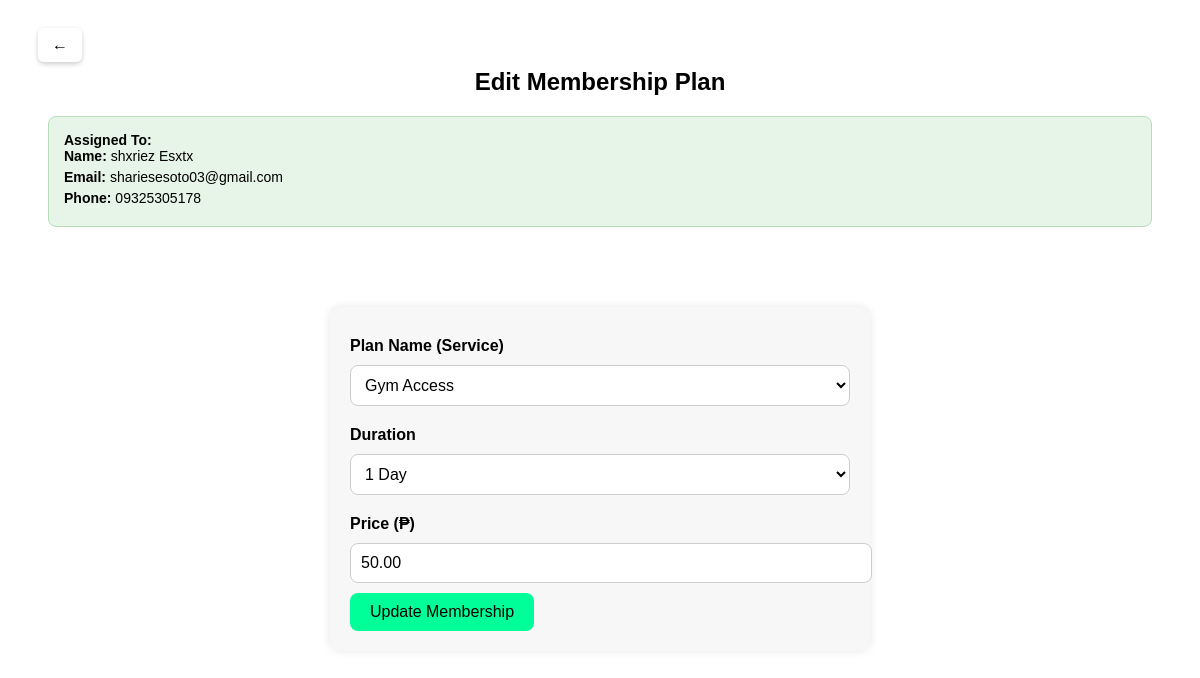
Page /admin/edit_membership.php?id=10 (signed in) on the committed database.
### tables this page shows
CREATE TABLE `memberships` (
  `id` int(11) NOT NULL,
  `plan_name` varchar(100) NOT NULL,
  `duration` varchar(50) NOT NULL,
  `price` decimal(10,2) NOT NULL,
  `description` text DEFAULT NULL,
  `created_at` datetime DEFAULT current_timestamp(),
  `user_id` int(11) NOT NULL,
  `start_date` date DEFAULT NULL,
  `end_date` date DEFAULT NULL
);

CREATE TABLE `users` (
  `id` int(11) NOT NULL,
  `first_name` varchar(255) DEFAULT NULL,
  `last_name` varchar(255) DEFAULT NULL,
  `age` int(11) DEFAULT NULL,
  `gender` varchar(50) DEFAULT NULL,
  `email` varchar(255) DEFAULT NULL,
  `phone` varchar(50) DEFAULT NULL,
  `membership_end` date NOT NULL,
  `role` varchar(50) DEFAULT NULL,
  `student_id` varchar(50) DEFAULT NULL,
  `course` varchar(50) DEFAULT NULL,
  `section` varchar(50) DEFAULT NULL,
  `customer_id` varchar(50) DEFAULT NULL,
  `payment_plan` varchar(50) DEFAULT NULL,
  `services` text DEFAULT NULL,
  `faculty_id` varchar(50) DEFAULT NULL,
  `faculty_dept` varchar(50) DEFAULT NULL,
  `created_at` timestamp NOT NULL DEFAULT current_timestamp(),
  `reset_otp` varchar(6) DEFAULT NULL,
  `otp_expiry` datetime DEFAULT NULL
);

### admin/edit_membership.php (the view, shortened to what this page needs)
<?php
include('../user/db_connection.php');
$id = $_GET['id'] ?? null;
$stmt = $conn->prepare("SELECT m.*, u.first_name, u.last_name, u.email, u.phone
                        FROM memberships m
                        JOIN users u ON m.user_id = u.id
                        WHERE m.id = ?");
$stmt->bind_param("i", $id);
$stmt->execute();
$result = $stmt->get_result();
$data = $result->fetch_assoc();
$currentDuration = $data['duration'];
$currentPlan = $data['plan_name'];
?>
<!DOCTYPE html>
<html>
<head>
</head>
<body>
<a href="manage_membership.php" class="back-arrow">&#8592; </a>
<h2 style="text-align:center;">Edit Membership Plan</h2>
<div class="user-info">
    <strong>Assigned To:</strong>
    <span><strong>Name:</strong> <?= htmlspecialchars($data['first_name'] . ' ' . $data['last_name']) ?></span>
    <span><strong>Email:</strong> <?= htmlspecialchars($data['email']) ?></span>
    <span><strong>Phone:</strong> <?= htmlspecialchars($data['phone']) ?></span>
</div>
<form method="POST">
    <label>Plan Name (Service)</label>
    <select name="plan_name" required>
        <option value="Gym Access" <?= $currentPlan == "Gym Access" ? 'selected' : '' ?>>Gym Access</option>
    </select>
    <label>Duration</label>
    <select name="duration" required>
        <option value="1 Day" <?= $currentDuration == "1 Day" ? 'selected' : '' ?>>1 Day</option>
    </select>
    <label>Price (₱)</label>
    <input type="number" step="0.01" name="price" value="<?= htmlspecialchars($data['price']) ?>" required>
    <button type="submit">Update Membership</button>
</form>
</body>
</html>

### admin/edit_membership.php (style rules this page uses)
body { background: #ffffff; color: #000000; font-family: Arial, sans-serif; padding: 40px; position: relative; }
.back-arrow { position: absolute; top: 20px; left: 30px; font-size: 16px; text-decoration: none; background-color: rgba(255, 255, 255, 0.9); color: #000; padding: 8px 14px; border-radius: 6px; font-weight: bold; box-shadow: 0 2px 5px rgba(0, 0, 0, 0.2); transition: all 0.3s ease; z-index: 1000; }
form { max-width: 500px; background: #f7f7f7; padding: 20px; border-radius: 10px; margin: 80px auto 0 auto; box-shadow: 0 0 10px rgba(0, 0, 0, 0.1); }
input, textarea, select { width: 100%; padding: 10px; margin: 10px 0; border-radius: 8px; border: 1px solid #ccc; background: #ffffff; color: #000000; font-size: 16px; }
option { color: #000000; }
button { background: #00ff99; padding: 10px 20px; border: none; border-radius: 8px; color: #000000; cursor: pointer; font-size: 16px; }
label { font-weight: bold; display: block; margin-top: 10px; }
.user-info { margin-bottom: 15px; padding: 15px; background: #e7f4e8; border: 1px solid #b7dcb8; border-radius: 8px; font-size: 14px; }
.user-info span { display: block; margin-bottom: 5px; }

### rows in the picture
memberships: user.last_name "shxriez Esxtx", user.email "shariesesoto03@gmail.com", user.phone "09325305178", plan_name "Gym Access", duration "1 Day", price "50.00"
